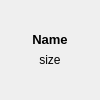
<?xml version="1.0" encoding="UTF-8"?>
<ui version="4.0">
 <class>Tile</class>
 <widget class="QWidget" name="Tile">
  <property name="geometry">
   <rect>
    <x>0</x>
    <y>0</y>
    <width>100</width>
    <height>100</height>
   </rect>
  </property>
  <property name="minimumSize">
   <size>
    <width>100</width>
    <height>100</height>
   </size>
  </property>
  <property name="maximumSize">
   <size>
    <width>100</width>
    <height>100</height>
   </size>
  </property>
  <property name="windowTitle">
   <string>Form</string>
  </property>
  <layout class="QVBoxLayout" name="verticalLayout">
   <item>
    <spacer name="verticalSpacer_2">
     <property name="orientation">
      <enum>Qt::Vertical</enum>
     </property>
     <property name="sizeHint" stdset="0">
      <size>
       <width>20</width>
       <height>40</height>
      </size>
     </property>
    </spacer>
   </item>
   <item>
    <widget class="QLabel" name="l_name">
     <property name="maximumSize">
      <size>
       <width>100</width>
       <height>100</height>
      </size>
     </property>
     <property name="font">
      <font>
       <pointsize>10</pointsize>
       <weight>75</weight>
       <italic>false</italic>
       <bold>true</bold>
      </font>
     </property>
     <property name="text">
      <string>Name</string>
     </property>
     <property name="scaledContents">
      <bool>false</bool>
     </property>
     <property name="alignment">
      <set>Qt::AlignCenter</set>
     </property>
     <property name="wordWrap">
      <bool>true</bool>
     </property>
    </widget>
   </item>
   <item>
    <widget class="QLabel" name="l_size">
     <property name="text">
      <string>size</string>
     </property>
     <property name="alignment">
      <set>Qt::AlignCenter</set>
     </property>
    </widget>
   </item>
   <item>
    <spacer name="verticalSpacer">
     <property name="orientation">
      <enum>Qt::Vertical</enum>
     </property>
     <property name="sizeHint" stdset="0">
      <size>
       <width>20</width>
       <height>40</height>
      </size>
     </property>
    </spacer>
   </item>
  </layout>
 </widget>
 <resources/>
 <connections/>
</ui>
